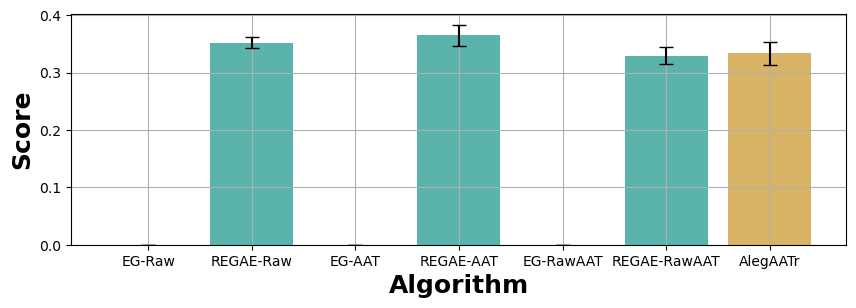

Python code for this plot:
import matplotlib.pyplot as plt
import numpy as np
import os


# EG results
eg_names, n_epochs, folder = ['DQN', 'AleqgAATr', 'RAlegAATr'], 30, '../simulations/adaptability_results/'
percents = {}
for name in eg_names:
    percents[name] = {'defect': [], 'coop': []}

for name in eg_names:
    for epoch in range(n_epochs):
        defect_update, coop_update = 0, 0

        for file in os.listdir(folder):
            if not (name in file and f'epoch={epoch}.csv' in file):
                continue

            # Metadata
            condition = file.split('_')[1]
            defect = condition == 'greedyhare'

            # Data
            data = np.genfromtxt(f'{folder}{file}', delimiter=',', skip_header=0)

            if defect:
                reward_sum = data[:, -1].sum()
                defect_update = 1 if reward_sum > 0 else 0

            else:
                coop_update = 1 if 20 in data[:, -1] else 0

        percents[name]['defect'].append(defect_update)
        percents[name]['coop'].append(coop_update)

defect_total, coop_total = 0, 0
print('EG')

for name, map, in percents.items():
    print(f'{name}: ')
    defect, coop = sum(map['defect']), sum(map['coop'])
    defect_percent = defect / (defect + coop)
    coop_percent = coop / (defect + coop)

    print(f'defect = {defect_percent}')
    print(f'coop = {coop_percent}\n')

    defect_total += defect
    coop_total += coop

print('Total:')
print(f'defect = {defect_total / (defect_total + coop_total)}')
print(f'coop = {coop_total / (defect_total + coop_total)} \n')

# REGAE results
np.random.seed(42)
regae_names = ['RawO', 'RAAT', 'QAlegAATr', 'AlegAATr']
for name in regae_names:
    percents[name] = {'defect': [], 'coop': []}

for name in regae_names:
    for epoch in range(n_epochs):
        defect_update, coop_update = 0, 0

        for file in os.listdir(folder):
            if not (name in file and f'epoch={epoch}.csv' in file):
                continue

            # Metadata
            condition = file.split('_')[1]
            defect = condition == 'greedyhare'

            # Data
            data = np.genfromtxt(f'{folder}{file}', delimiter=',', skip_header=0)
            n_rows = data.shape[0]

            for i in range(n_rows):
                reward = data[i, -1]

                if defect:
                    reward = data[i, -1]
                    defect_update += 1 if reward > 0 else np.random.choice([0, 1])

                else:
                    coop_update += 1 if reward == 20 else np.random.choice([0, 1])

            defect_update /= n_rows
            coop_update /= n_rows

        percents[name]['defect'].append(defect_update)
        percents[name]['coop'].append(coop_update)

# Calculate entropy
entropy_values = {}

for name, map in percents.items():
    ent_vals = []

    defect_percents, coop_percents = map['defect'], map['coop']
    assert len(defect_percents) == len(coop_percents) == n_epochs

    for i in range(len(defect_percents)):
        d_percent, c_percent = defect_percents[i], coop_percents[i]
        d_ent = (d_percent * np.log(d_percent)) if d_percent > 0 else 0
        c_ent = (c_percent * np.log(c_percent)) if c_percent > 0 else 0
        ent = -(d_ent + c_ent)
        ent_vals.append(ent)

    entropy_values[name] = ent_vals

# Plot entropy
alg_names = ['DQN', 'RawO', 'RAlegAATr', 'RAAT', 'AleqgAATr', 'QAlegAATr', 'AlegAATr']
alg_plot_names = ['EG-Raw', 'REGAE-Raw', 'EG-AAT', 'REGAE-AAT', 'EG-RawAAT', 'REGAE-RawAAT', 'AlegAATr']
colors = ['#d8b365', '#5ab4ac', '#d8b365', '#5ab4ac', '#d8b365', '#5ab4ac', '#d8b365']
avgs, ses = [], []
for alg in alg_names:
    e_vals = entropy_values[alg]
    avgs.append(np.mean(e_vals))
    ses.append(np.std(e_vals, ddof=1) / np.sqrt(len(e_vals)))

plt.figure(figsize=(10, 3))
plt.grid()
plt.bar(alg_plot_names, avgs, yerr=ses, capsize=5, color=colors)
plt.xlabel('Algorithm', fontsize=18, fontweight='bold')
plt.ylabel('Score', fontsize=18, fontweight='bold')
plt.savefig('../simulations/entropy.png', bbox_inches='tight')
plt.clf()
